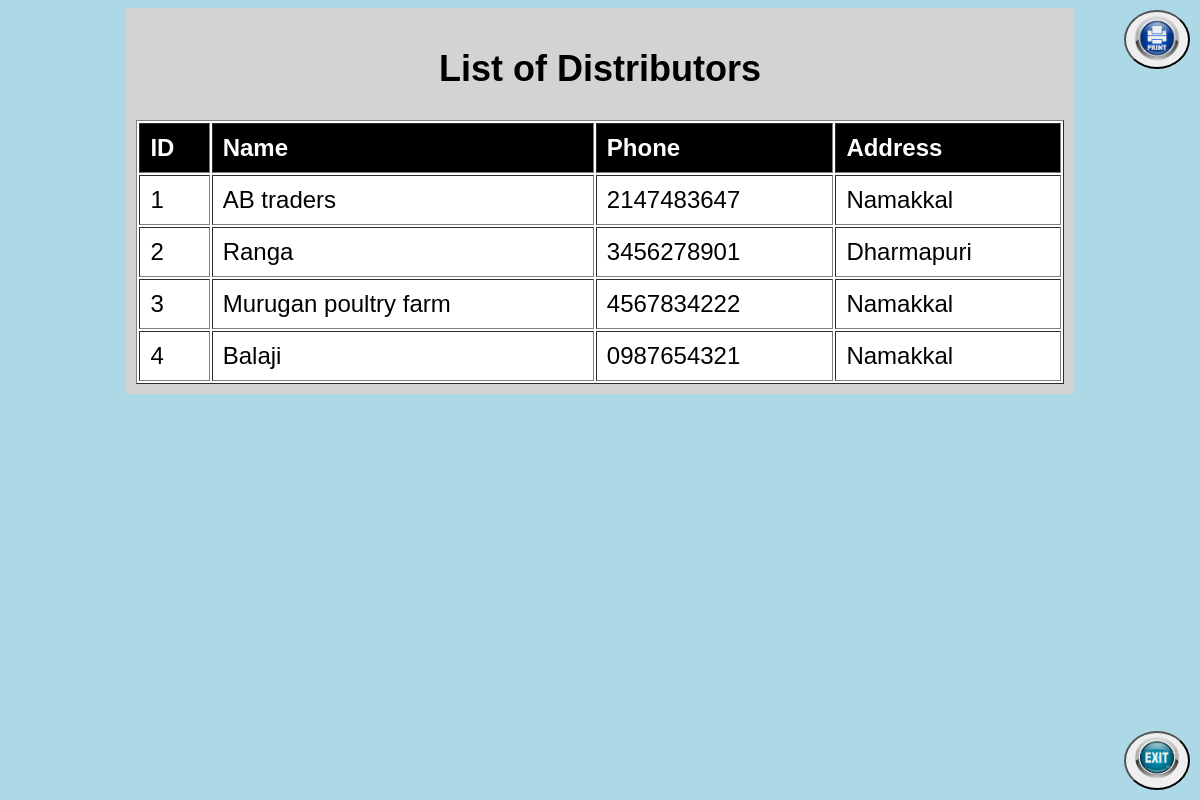
/Admin/distributor_list.php, run on the app's committed database.
### tables this page shows
CREATE TABLE `distributors` (
  `distributor_id` int(11) NOT NULL,
  `distributor_name` varchar(30) NOT NULL,
  `distributor_address` varchar(40) NOT NULL,
  `distributor_phone` char(10) NOT NULL
);

### Admin/distributor_list.php (the view, shortened to what this page needs)
<?php
include 'db.php';
$sql = "SELECT distributor_id, distributor_name, distributor_phone, distributor_address FROM distributors";
$result = $conn->query($sql);
?>
<!DOCTYPE html>
<html>
<head>
</head>
<body>
<div style="position: fixed; top: 10px; right: 10px;">
        <button onclick="window.print()" style="border-radius: 50%; transition: transform 0.3s ease;">
        <img src="image/print_icon.png" alt="Print" style="width: 50px; height: 50px;" >
        </button>
</div>
<div class="container">
    <div class="header" style="font-size: 24px; background-color: lightgray; padding: 10px; text-align: center;">
          <h2>List of Distributors</h2>
    <table border="1">
        <tr>
            <th>ID</th>
            <th>Name</th>
            <th>Phone</th>
            <th>Address</th>
        </tr>
        <?php
        if ($result->num_rows > 0) {
            while($row = $result->fetch_assoc()) {
                echo "<tr><td>" . $row["distributor_id"]. "</td><td>" . $row["distributor_name"]. "</td><td>" . $row["distributor_phone"]. "</td><td>" . $row["distributor_address"]. "</td></tr>";
            }
        } else {
            echo "<tr><td colspan='4'>No distributors found</td></tr>";
        }
        ?>
    </table>
</div>
</div>
<div
         style="position: fixed; bottom: 10px; right: 10px;">
            <button onclick="window.location.href='distributor.php'" style="border-radius: 50%; transition: transform 0.3s ease;">
                <img src="image/exit_icon.png" alt="Exit" style="width: 50px; height: 50px;">
            </button>
        </div>
</body>
</html>

### Admin/distributor_list.php (style rules this page uses)
body { font-family: Arial, sans-serif; background-color: lightblue; background-image: url('image.png'); }
.container { width: 80%; margin: 0 auto; }
.header { font-size: 24px; background-color: lightgray; padding: 10px; text-align: center; }
table { width: 100%; height: 80%; background-color: white; font-size: 24px; }
th, td { padding: 10px; text-align: left; }
th { color: white; background-color: black }

### data on the page
distributors: distributor_id "1", distributor_name "AB traders", distributor_phone "2147483647", distributor_address "Namakkal"
distributors: distributor_id "2", distributor_name "Ranga", distributor_phone "3456278901", distributor_address "Dharmapuri"
distributors: distributor_id "3", distributor_name "Murugan poultry farm", distributor_phone "4567834222", distributor_address "Namakkal"
distributors: distributor_id "4", distributor_name "Balaji", distributor_phone "0987654321", distributor_address "Namakkal"
